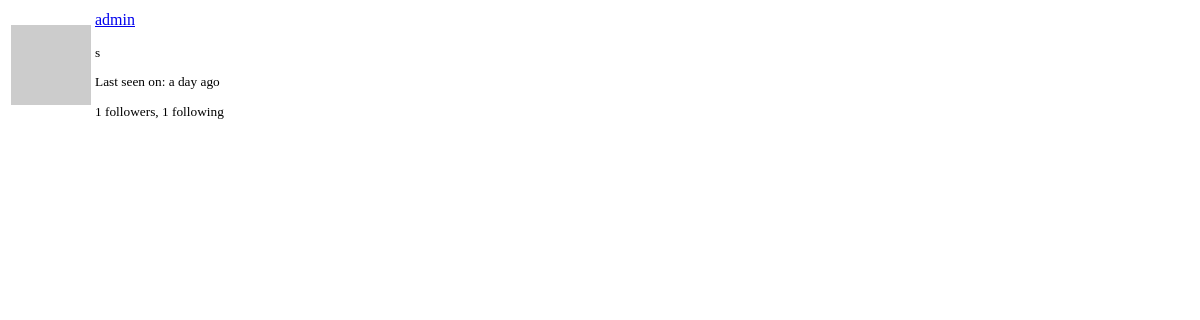
Page /user/admin/popup (signed in) on the earlier database version.
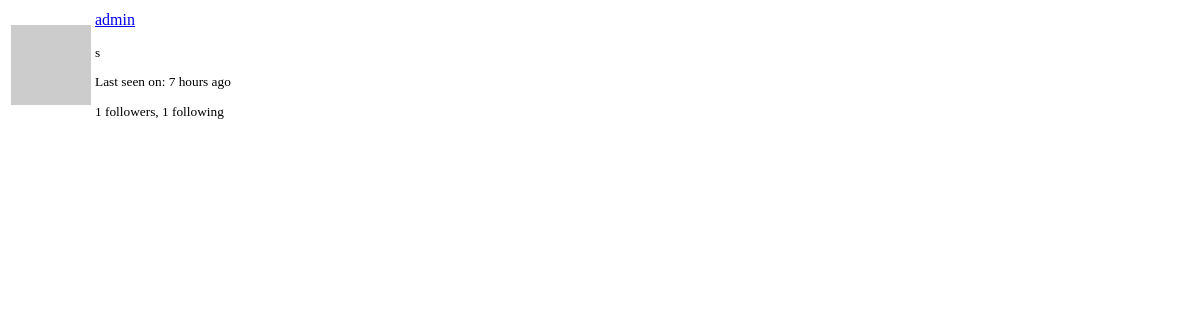
Same page on the later database version.
### app/models.py (models this page shows, shortened)
class User(UserMixin, db.Model):
    id = db.Column(db.Integer, primary_key=True)
    username = db.Column(db.String(64), index=True, unique=True)
    email = db.Column(db.String(120), index=True, unique=True)
    password_hash = db.Column(db.String(128))
    posts = db.relationship('Post', backref='author', lazy='dynamic')
    about_me = db.Column(db.String(140))
    last_seen = (db.Column(db.DateTime, default=datetime.utcnow))
    followed = db.relationship(
        'User', secondary=followers,
        primaryjoin=(followers.c.follower_id == id),
        secondaryjoin=(followers.c.followed_id == id),
        backref=db.backref('followers', lazy='dynamic'), lazy='dynamic')
    tasks = db.relationship('Task', backref='user', lazy='dynamic')
    def avatar(self, size):
        digest = md5(self.email.lower().encode('utf-8')).hexdigest()
        return 'https://www.gravatar.com/avatar/{}?d=identicon&s={}'.format(
            digest, size)

### app/main/routes.py (the view)
@bp.route('/user/<username>/popup')
@login_required
def user_popup(username):
    user = User.query.filter_by(username=username).first_or_404()
    return render_template('user_popup.html', user=user)

### app/__init__.py (called while the page is built)
def get_locale():
    return 'ru'

### app/main/routes.py (called while the page is built)
@bp.before_app_request
def before_request():
    if current_user.is_authenticated:
        current_user.last_seen = datetime.utcnow()
        db.session.commit()
    g.locale = str(get_locale())

### app/models.py (called while the page is built)
@login.user_loader
def load_user(id):
    return User.query.get(int(id))

### app/templates/user_popup.html (shortened to what this page needs)
<table class="table">
    <tr>
        <td width="64" style="border: 0px;"><img src="{{ user.avatar(64) }}"></td>
        <td style="border: 0px;">
            <p>
                <a href="{{ url_for('main.user', username=user.username) }}">
                    {{ user.username }}
                </a>
            </p>
            <small>
                {% if user.about_me %}<p>{{ user.about_me }}</p>{% endif %}
                {% if user.last_seen %}
                <p>{{ _('Last seen on') }}:
                   {{ moment(user.last_seen).fromNow() }}</p>
                {% endif %}
                <p>{{ _('%(count)d followers', count=user.followers.count()) }},
                   {{ _('%(count)d following', count=user.followed.count()) }}</p>
            </small>
        </td>
    </tr>
</table>

Differences in the rows shown:
changed User "admin": last_seen "a day ago" → "7 hours ago"
